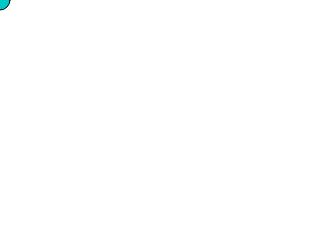
Frame 1 (no input)
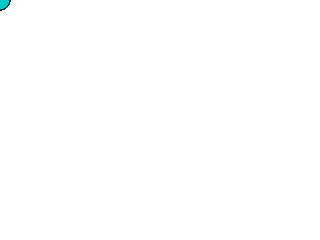
Frame 60 (no input)
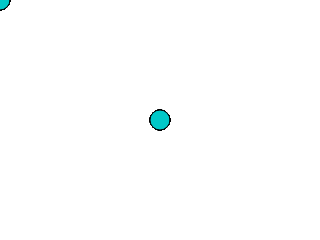
Frame 120 (the mouse pressed at the canvas centre since frame 60)

The p5.js sketch that drew these frames (run headless with seeded random() and noise() and a simulated clock; from frame 60 on, the mouse is pressed at the canvas centre):

// p5.js sketch
// ── sketch.js
// Learning Processing
// Daniel Shiffman
// http://www.learningprocessing.com

// Example 16-1: Display video

var video;

function setup() {
  createCanvas(320, 240);
}

function draw() {
    fill(0,200,200);
    ellipse(mouseX, mouseY, 20,20);
}
